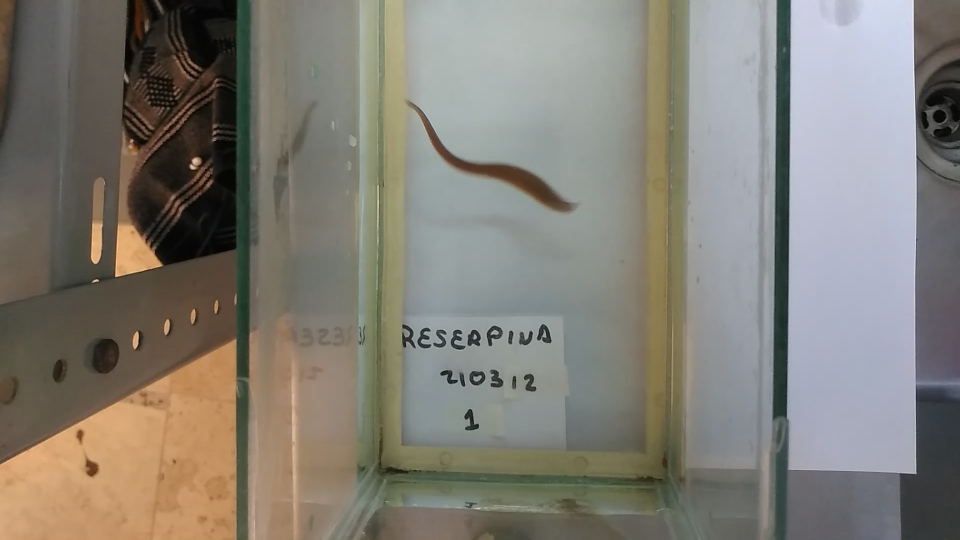
#> input picture Programa/Imagenes/image0004.jpg, 1920 x 1080 px, found by its file name (shown at 1/2 size)
$ jupyter execute --allow-errors Reordenamiento.ipynb   (shell and % lines are left out)
#> lines starting #> are read from the running program, lines starting #| are printed output that depends on the picture; after the words box and inside, x2 and y2 are one past the last pixel; in counts of white or black regions, pixels touching at a corner belong together
# <h1> Pre-procesamiento de imágenes </h1>

## Pasos a seguir:

1. Abrir la imágen con ayuda de openCV
2. Buscar los histogramas de cada canal en la imagen (R,G,B, Escala de grises)
3. Aplicarle un filtro gausiano (GaussianBlur) a la imagen
4.
10. Aplicar una busqueda de umbral con un threshold binario

# Bibliotecas a utilizar
- os (Para guardar, abrir, y moverse por el sistema de archivos)
- cv2   (Para el manejo y manipulación de imágenes)
- numpy (Para el manejo de pixeles)
- random    (Para debuggear y tener una seleccion aleatoria de imágenes)
- matplotlib    (Para el manejo de las impresiones de imágenes)

[cell 1]
import os
import cv2
import numpy as np
import random

from matplotlib import pyplot as plt


# Dirección principal
dir = "c:/Users/jose_/Desktop/Tesis/Programa"
# Direccion de guardado de imágenes
outDir = os.getcwd()+"\Imagenes"
# Direccion de carga de videos
inDir = os.getcwd()+"\Videos"
#Dirección de guardado de cada canal
outChan = os.getcwd()+"\Canales2"
#Dirección de guardado de los histogramas de cada canal
outHist = os.getcwd()+"\Histogramas2"

[cell 2]
# Variables globales que contendran las imagenes y sus nombres
global imgs
global file_names

imgs = list()
file_names = list()

### Método "getImages"
#### Obtiene las imágenes de la carpeta en el directorio Imagenes

- Entrada: No recibe nada
- Salida: Ninguna, todo se guarda en las variables globales (imgs, file_names)

[cell 3]
def getImages(dir):
    # Obtenemos el nombre de todos los archivos que se encuentran en la carpeta Imagenes
    files = os.listdir(dir)

    # Creamos un bucle para cada elemento dentro de la carpeta
    for file in files:
        # Creamos la variable de la direccion de cada imagen
        image_path = dir + "/" + file

        # Leemos la imagen
        image = cv2.imread(image_path)

        # Si por alguna cuestion no se puede leer la imagen o el archivo no es una imagen se descarta en automatico
        if image is None:
            continue

        # Agregamos la imagen leida a la lista de imagenes
        imgs.append(image)
        # Agregamos el nombre de la imagen leida a la lista de nombres
        file_names.append(file)

### Iniciamos el procesamiento de las imágenes

Parámetros:
- Entrada: Una lista de fotos a color (imgs)

______________________________________________________________________

Ahora procedemos a separar las imagenes en cada canal y guardarlas en una lista distinta cada una

[cell 4]
def getChannels():
    # Creamos una lista por cada canal que utilizaremos, en este caso
    # azul, verde, rojo y escala de grises
    blueC = list()
    greenC = list()
    redC = list()
    grayC = list()

    # Recorremos la lista de imagenes para ir separando cada imagen en sus canales
    for img in imgs:

        # Separamos la imagen en sus 3 canales azul, verde y rojo
        bI, gI, rI = cv2.split(img)
        # Convertimos la imagen a escala de grises
        grayImage = cv2.cvtColor(img, cv2.COLOR_BGR2GRAY)

        # Agregamos la imagen resultante de cada canal a su respectiva lista
        blueC.append(bI)
        greenC.append(gI)
        redC.append(rI)
        grayC.append(grayImage)

# Pruebas de funcionalidad
------------------------------------------------------------------------------

### Hacemos una busqueda de lineas rectas con el fin de proceder a recortar las imagenes y evitar ruido
#### Los pasos que se siguieron fueron:
    - Convertir la imagen a escala de grises
    - Hacer una busqueda de bordes con los valores 50 y 150 como minimo y maximo (es decir, fuera de estos valores será considerado un borde)
    - Realizar la busqueda de lineas rectas en los bordes resultantes, en donde 300 pixeles seguidos serán considerados linea recta
    - Busqueda de las lineas mas interna, mas externa y dibujar un rectangulo entre estas lineas

[cell 5]
for img in imgs:

    imagen_grises = cv2.cvtColor(img, cv2.COLOR_BGR2GRAY)
    ret, tresh = cv2.threshold(imagen_grises, 0, 255, cv2.THRESH_BINARY + cv2.THRESH_OTSU )
    cv2.imshow("Imagen ", cv2.resize(tresh,(512,512)))
    # cv2.imshow("Cropped", cv2.resize(cropped,(512,512)))
    cv2.waitKey(100)

cv2.destroyAllWindows()

### Metodo para cortar las imagenes con la funcion HoughLines

[cell 6]
def selectLinesToCrop():
    j = 0
    crpImg = list()
    for i in imgs:
        img = i.copy()
        crp = i.copy()

        # Cambio de imagen en color a imagen a escala de grises
        imagen_grises = cv2.cvtColor(img, cv2.COLOR_BGR2GRAY)

        ret, tresh = cv2.threshold(imagen_grises, 0, 255, cv2.THRESH_OTSU )

        # Canny es el detector de bordes
        # Imagen_ grises        Es la imagen fuente a utilizar en escala de grises
        # 50                    Valor de umbral minimo, a partir del cual se considera algo un borde
        # 150                   Valor de umbral maximo, a partir del cual se considera algo un borde
        # ApertureSize          El ancho de la linea de bordes que se deja en la imagen
        bordes = cv2.Canny(imagen_grises, 0, ret)

        # Detector de lineas
        # Bordes es la imagen resultante de aplicar Canny
        # 1 es el radio de resolución, es decir, los saltos entre pixeles
        # pi/180 Angulo de busqueda, normalmente lleva el valor de 1 grado pero representado en coordenadas polares
        # 300 Threshld, pero no es un valor de umbral, se refiere mas bien a la cantidad de puntos minimos para considerar algo una linea
        lineas = cv2.HoughLines(bordes, 1, np.pi/180, 200)

        # Contador para elegir el color de la linea
        cnt = 0
        # Valor minimo para la linea extrema izquierda, en este caso se puso un valor alto para que se actualice al encontrar las lineas
        min = 0
        # Valor maximo para la linea extrema derecha, en este caso se puso un valor alto para que se actualice al encontrar las lineas
        max = i.shape[1]

        # Recorremos las lineas encontradas buscando las de nuestro interés
        for linea in lineas:
            # Obtenemos los valores del radio y angulo del punto que representa una linea
            rho, theta = linea[0]

            # Iniciamos la conversión de coordenadas polares a cartesianas
            a = np.cos(theta)
            b = np.sin(theta)

            # Obtenemos los valores x0 y y0
            x0 = a * rho
            y0 = b * rho

            # A partir de los valores de x0 y y0, creamos dos puntos ((x1,y1), (x2,y2)) con una constante de 1500 para trazar la linea
            x1 = int(x0 + 1500 * (-b))
            x2 = int (x0 - 1500 * (-b))
            y1 = int(y0 + 1500 * a)
            y2 = int(y0 - 1500 * a)

            if x1 == x2:
                if x1 < i.shape[1]/2 and x1 > min:
                    min = x1
                if x1 >= i.shape[1]/2 and x1 < max:
                    max = x1
                cv2.line(img, (x1,y1), (x2,y2), (255,0,0), 3)
                i = i + 1

        # Solo si existe una linea extrema derecha se procede a recortar
        if min != 0 and max != 0:
            # Marcamos el rectangulo formado por las rectad min y max
            cv2.rectangle(img, (min, - i.shape[0]) , (max, i.shape[0]), (255,0,0), 10)

            # Agregamos la imagen recortada a la lista de imagenes cortadas
            crpImg.append(crp[:, min: max])
            # Actualizamos el contador de imagenes resultantes
            j = j + 1

        cv2.imshow("Imagen Lineas", cv2.resize(img,(512,512)))
        # cv2.imshow("Cropped", cv2.resize(cropped,(512,512)))
        cv2.waitKey(100)

    print("Se encontraron un total de %d Rectangulos servibles" %j)
    cv2.destroyAllWindows()
    return crpImg

cropped = selectLinesToCrop()
print(len(cropped))

### Método para recortar las imagenes con el metodo HoughLinesP

[cell 7]
print(len(imgs))

[cell 8]
def selectLinesToCrop():
    j = 0
    crpImg = list()
    for i in imgs:
        img = i.copy()
        crp = i.copy()

        # Cambio de imagen en color a imagen a escala de grises
        imagen_grises = cv2.cvtColor(img, cv2.COLOR_BGR2GRAY)

        ret, tresh = cv2.threshold(imagen_grises, 0, 255, cv2.THRESH_OTSU )

        # Canny es el detector de bordes
        # Imagen_ grises        Es la imagen fuente a utilizar en escala de grises
        # 50                    Valor de umbral minimo, a partir del cual se considera algo un borde
        # 150                   Valor de umbral maximo, a partir del cual se considera algo un borde
        # ApertureSize          El ancho de la linea de bordes que se deja en la imagen
        bordes = cv2.Canny(imagen_grises, 0, ret)

        # Detector de lineas
        # Bordes es la imagen resultante de aplicar Canny
        # 1 es el radio de resolución, es decir, los saltos entre pixeles
        # pi/180 Angulo de busqueda, normalmente lleva el valor de 1 grado pero representado en coordenadas polares
        # 300 Threshld, pero no es un valor de umbral, se refiere mas bien a la cantidad de puntos minimos para considerar algo una linea
        lineas = cv2.HoughLines(bordes, 1, np.pi/180, 200)

        # Contador para elegir el color de la linea
        cnt = 0
        # Valor minimo para la linea extrema izquierda, en este caso se puso un valor alto para que se actualice al encontrar las lineas
        min = 0
        # Valor maximo para la linea extrema derecha, en este caso se puso un valor alto para que se actualice al encontrar las lineas
        max = i.shape[1]

        # Recorremos las lineas encontradas buscando las de nuestro interés
        for linea in lineas:
            # Obtenemos los valores del radio y angulo del punto que representa una linea
            rho, theta = linea[0]

            # Iniciamos la conversión de coordenadas polares a cartesianas
            a = np.cos(theta)
            b = np.sin(theta)

            # Obtenemos los valores x0 y y0
            x0 = a * rho
            y0 = b * rho

            # A partir de los valores de x0 y y0, creamos dos puntos ((x1,y1), (x2,y2)) con una constante de 1500 para trazar la linea
            x1 = int(x0 + 100 * (-b))
            x2 = int (x0 - 100 * (-b))
            y1 = int(y0 + 100 * a)
            y2 = int(y0 - 100 * a)

            if x1 == x2:
                if x1 < i.shape[1]/2 and x1 > min:
                    min = x1
                if x1 >= i.shape[1]/2 and x1 < max:
                    max = x1
                cv2.line(img, (x1,y1), (x2,y2), (255,0,0), 3)
                i = i + 1

        # Solo si existe una linea extrema derecha se procede a recortar
        if min != 0 and max != 0:
            # Marcamos el rectangulo formado por las rectad min y max
            cv2.rectangle(img, (min, - i.shape[0]) , (max, i.shape[0]), (255,0,0), 10)

            # Agregamos la imagen recortada a la lista de imagenes cortadas
            crpImg.append(crp[:, min: max])
            # Actualizamos el contador de imagenes resultantes
            j = j + 1

        cv2.imshow("Imagen Lineas", cv2.resize(img,(512,512)))
        # cv2.imshow("Cropped", cv2.resize(cropped,(512,512)))
        cv2.waitKey(100)

    print("Se encontraron un total de %d Rectangulos servibles" %j)
    cv2.destroyAllWindows()

selectLinesToCrop()

### Mostramos las imagenes resultantes despues de cortarlas

[cell 9]
def showCroppedImages(crpImg):
    for img in crpImg:
        cv2.imshow("Image", cv2.resize(img,(512,512)))
        cv2.waitKey(200)
    cv2.destroyAllWindows()

[cell 10]
# [53 lines left out: function selectContours, not called in this run]
#> (the rest of this cell did not finish here and is left out)


print(min)
print(max)

[cell 11]
for img in imgs:
    cv2.rectangle(img, (min, - img.shape[0]) , (max, img.shape[0]), (255,0,0), 10)
    cv2.imshow("image", cv2.resize(img, (512,512)))
    cv2.waitKey(200)
cv2.destroyAllWindows()

### 1. Primera prueba: Aplicamos un filtro gaussiano y despues una busqueda de umbral
#### (Esto utilizando las imagenes en su canal azul)

[cell 12]
thr = list()
#> (the rest of this cell did not finish here and is left out)

### Realizaremos una búsqueda de histogramas de cada canal (B,G,R y Escala de Grises)
- Para esto, obtenemos los histogramas y los guardamos en la carpeta Histogramas

[cell 13]
# Nos movemos al directorio donde se guardaran los histogramas
os.chdir(outHist)

# Recorremos la lista de imagenes
for j, image in enumerate(imgs):

    # Definimos los colores representativos de cada canal (blue, green, red)
    colors = ('b','g','r')

    # Creamos una lista que por cada imagen guardara los histogramas de los canales
    hist = list()

    # Obtenemos el nombre de la imagen (como se ubica en el directorio de archivos)
    fname = os.path.splitext(file_names[j])[0]

    # Obtenemos los histogramas de cada canal B,G,R
    for i,color in enumerate(colors):
        hist.append(cv2.calcHist([image],[i],None,[256],[0,256]))

    # Recorremos cada histograma encontrado en la imagen, le asignamos nombre y lo guardamos en la carpeta
    for i,h in enumerate(hist):
        plt.clf()
        plt.plot(h, colors[i])
        plt.title(fname + " - " + "Hist -" + colors[i].upper())
        plt.savefig(fname + " - " + colors[i].upper() + '.jpg')

    # Para obtener el histograma en escala de grises

    # Pasamos la imagen a escala de grises
    image = cv2.cvtColor(image, cv2.COLOR_BGR2GRAY)

    # Obtenemos su histograma
    gray = cv2.calcHist([image], [0], None, [256], [0, 256])

    # Le asignamos un nombre al histograma y lo guardamos en la carpeta
    plt.clf()
    plt.plot(gray, 'k')
    plt.title(fname + " - " + "Hist - Gray")
    plt.savefig(fname + " - Gray.jpg")

# Nos regresamos al directorio raiz del programa
os.chdir(dir)

[cell 14]
def thrImages(crpImg):

    for crp in crpImg:
        img = cv2.cvtColor(crp, cv2.COLOR_BGR2GRAY)
        dst = cv2.GaussianBlur(img,(11, 11),cv2.BORDER_DEFAULT)

        ret, treshB = cv2.threshold(dst, 0, 250, cv2.THRESH_BINARY + cv2.THRESH_OTSU )

        print(treshB)
        print(ret)

        cv2.imshow("Image " + str(ret), cv2.resize(treshB,(512,512)))
        cv2.waitKey(0)

    cv2.destroyAllWindows()

#> (a cell that did not finish here is left out)

---------------------------------------------------------------------------
# <h1> Iniciamos el procesamiento de las imagenes </h1>
---------------------------------------------------------------------------

[cell 16]
# llamamos el metodo para obtener las imagenes
getImages(outDir)
#> in getImages, image is the input picture: shape (1080, 1920, 3); mean B, G, R 117.9, 126.6, 130.1

# Imprimimos el tamaño de la lista de imagenes para comprobar que si se leyo correctamente
print(len(file_names))
print(len(imgs))
#| 1

[cell 17]
getChannels()
#> the loop in getChannels, `for img in imgs:` made 1 pass
#> pass 1, in getChannels, `bI, gI, rI = cv2.split(img)`:
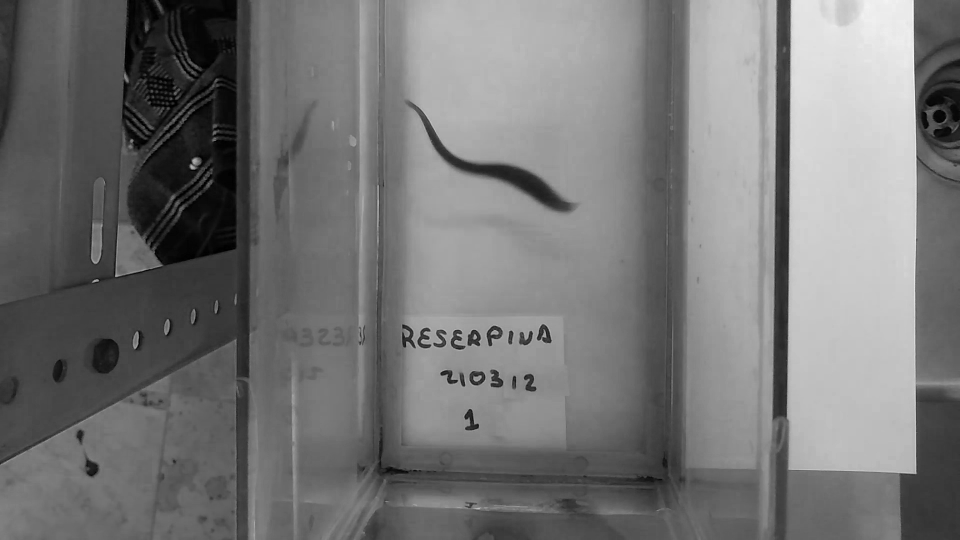
#> bI: shape (1080, 1920) (shown at 1/2 size); min 0, max 255, mean 117.9
#> pass 1, in getChannels, `bI, gI, rI = cv2.split(img)`:
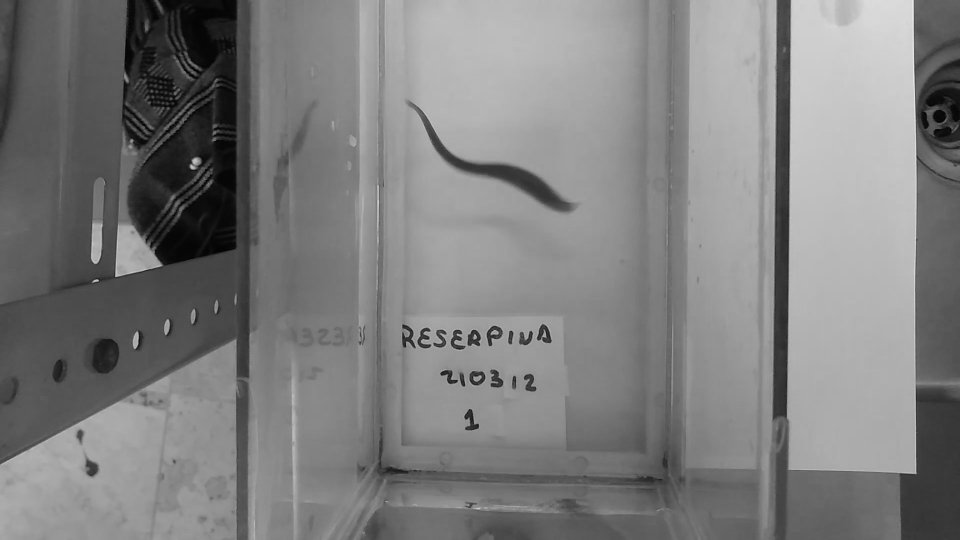
#> gI: shape (1080, 1920) (shown at 1/2 size); min 0, max 245, mean 126.6
#> pass 1, in getChannels, `bI, gI, rI = cv2.split(img)`:
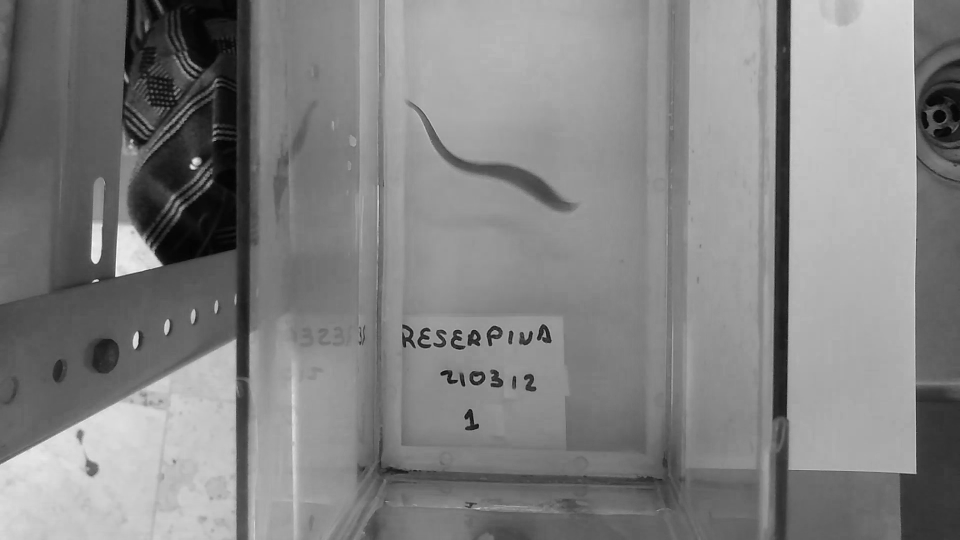
#> rI: shape (1080, 1920) (shown at 1/2 size); min 0, max 254, mean 130.1
#> after the loop in getChannels, `for img in imgs:`: blueC = 1 item

[cell 18]
crpImages = selectLinesToCrop()
#> the loop in selectLinesToCrop (call 3), `for i in imgs:` made 1 pass
#> (ret, cnt, j) on pass 1: (119, 0, 1)
#> pass 1, in selectLinesToCrop (call 3), `ret, tresh = cv2.threshold(imagen_grises, 0, 255, cv2.THRESH_OTSU )`:
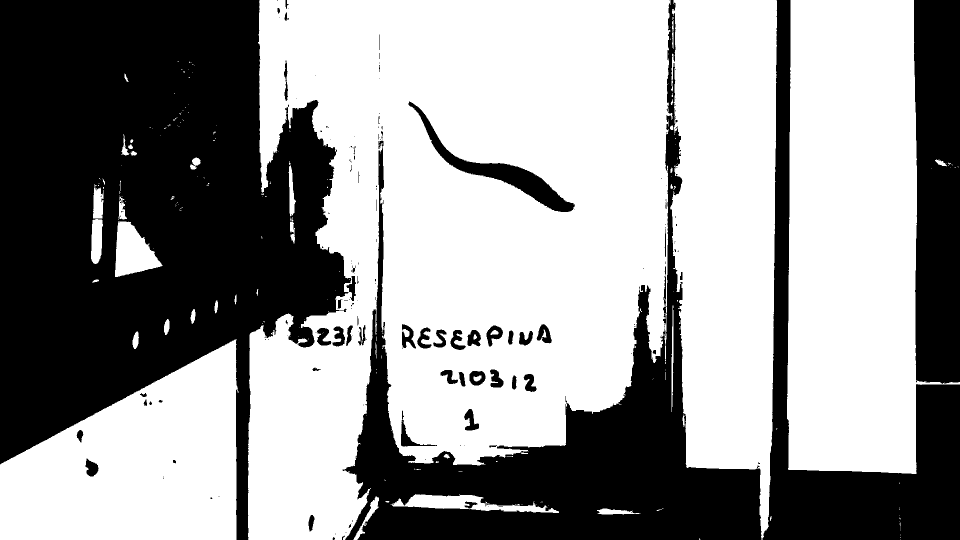
#> tresh: shape (1080, 1920) (shown at 1/2 size); 59.4% white; 196 black regions (134 under 20 px), largest, box (x1, y1, x2, y2) and area: (0, 0, 703, 1080) 464090, (685, 0, 1523, 1080) 189413, (1525, 0, 1920, 1080) 95255
#> pass 1, in selectLinesToCrop (call 3), `bordes = cv2.Canny(imagen_grises, 0, ret)`:
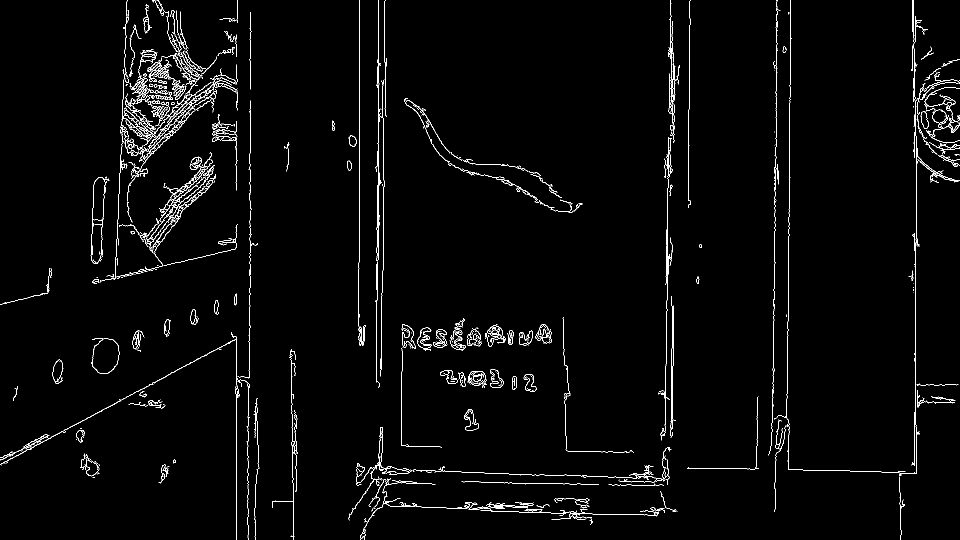
#> bordes: shape (1080, 1920) (shown at 1/2 size); 2.1% white in thin lines or dots
#> pass 1, in selectLinesToCrop (call 3), `cv2.imshow("Imagen Lineas", cv2.resize(img,(512,512)))`:
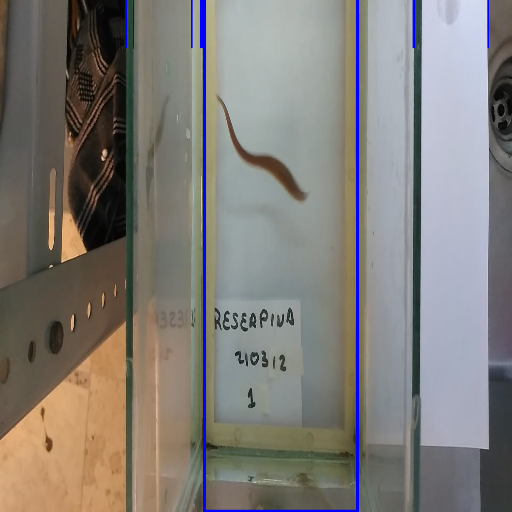
#> window 'Imagen Lineas': shape (512, 512, 3); mean B, G, R 120.3, 124.7, 128.3
#> after the loop in selectLinesToCrop (call 3), `for i in imgs:`:
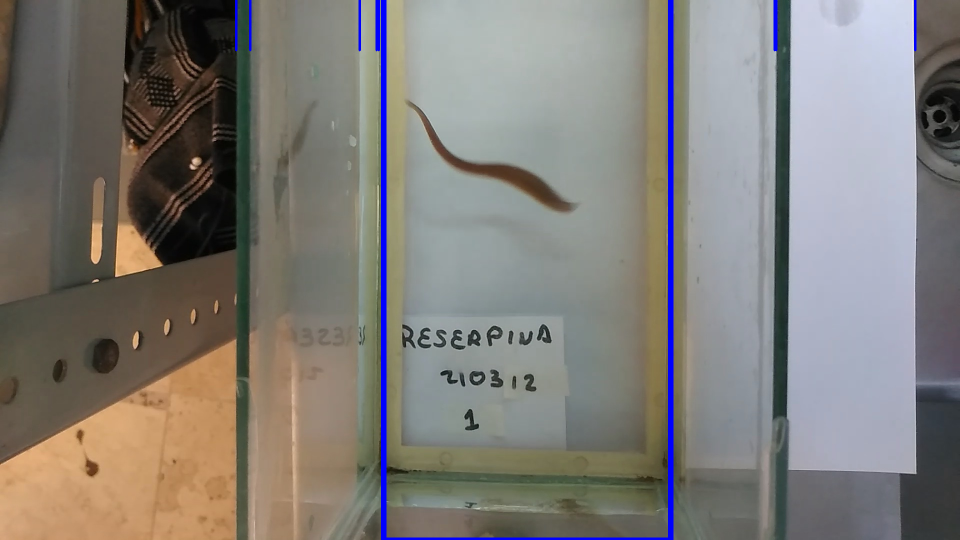
#> img: shape (1080, 1920, 3) (shown at 1/2 size); mean B, G, R 120.3, 124.9, 128.4
#> after the loop in selectLinesToCrop (call 3), `for i in imgs:`: j = 1
#| Se encontraron un total de 1 Rectangulos servibles
